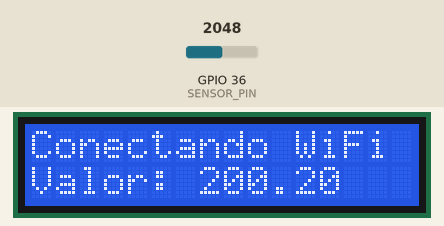
The sketch below on a simulated ESP32. Shown: 16×2 character LCD. The test bench sets the inputs (shaded band); at power-on: GPIO 36 (SENSOR_PIN) = 2048. WiFi joins after 1.5 s; servers stay silent unless stated; what the sketch prints to the serial monitor is not drawn.

Above: at 2.7 s.
2.8 s: GPIO 36 (SENSOR_PIN) set to 2866
At 4.8 s:
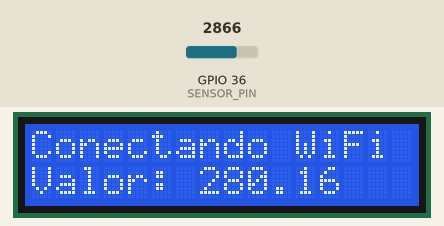
5.5 s: GPIO 36 (SENSOR_PIN) set to 3603
At 6.4 s:
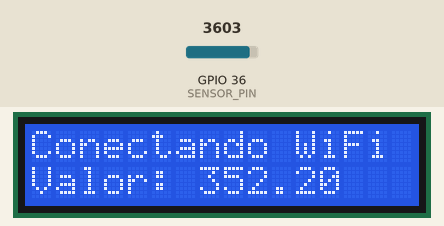
8.2 s: GPIO 36 (SENSOR_PIN) set to 4095
At 10.8 s:
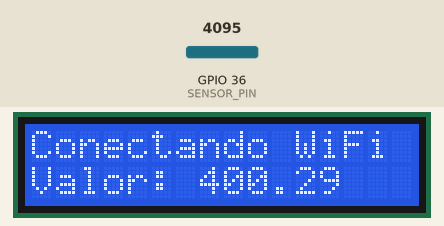
Timing chart, 0 to 12.3 s (numbered marks = the images above; inputs shaded):
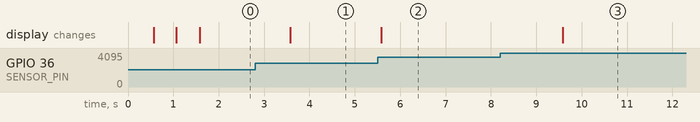

Measured:
- after the input at 2.8 s, the display: changes after 0.78 s (image 1)
- after the input at 5.5 s, the display: changes after 0.08 s (image 2)
- after the input at 8.2 s, the display: changes after 1.4 s (image 3)

The sketch:

T0_3_Comunicacao_WiFi.ino
```cpp
// T0_3_Comunicacao_WiFi.ino
// Função: Controle e Monitoramento
// Artifact ID: 75562dd6-a594-459c-b571-14ac81de3abd
// Versão: v1.0.1
// Data: 2025-04-20
// Iteração: 34
// Requisitos: RC2.2 (Comunicação Remota)
// Descrição: Estabelece conexão WiFi e envia dados de um sensor analógico (simulando monitoramento) para o Serial Monitor, simulando envio remoto.
// Diretório: docs/V1.01/codes/Controle_e_Monitoramento/T0_3

#include <WiFi.h>
#include <LiquidCrystal.h>

#define SENSOR_PIN A0 // Pino analógico para simular sensor
const char* ssid = "SUA_REDE_WIFI";
const char* password = "SUA_SENHA_WIFI";
LiquidCrystal lcd(12, 11, 5, 4, 3, 2); // Pinos do LCD

void setup() {
  Serial.begin(9600);
  while (!Serial) {
    ;
  }
  Serial.println("Teste T0.3 - Comunicação WiFi Iniciado");

  lcd.begin(16, 2);
  lcd.print("Conectando WiFi");

  Serial.print("Conectando à rede: ");
  Serial.println(ssid);
  WiFi.begin(ssid, password);
  int wifiAttempts = 0;
  while (WiFi.status() != WL_CONNECTED && wifiAttempts < 20) {
    delay(500);
    Serial.print(".");
    lcd.setCursor(wifiAttempts % 16, 1);
    lcd.print(".");
    wifiAttempts++;
  }
  if (WiFi.status() == WL_CONNECTED) {
    Serial.println("");
    Serial.println("WiFi conectado. IP: " + WiFi.localIP().toString());
    lcd.setCursor(0, 1);
    lcd.print("IP:");
    lcd.print(WiFi.localIP());
  } else {
    Serial.println("Erro: Falha ao conectar ao WiFi!");
    lcd.setCursor(0, 1);
    lcd.print("Erro WiFi!");
    while (1);
  }
}

void loop() {
  int sensorValue = analogRead(SENSOR_PIN);
  float scaledValue = sensorValue * (100.0 / 1023.0); // Escala 0-100 para simulação

  lcd.setCursor(0, 1);
  lcd.print("Valor: ");
  lcd.print(scaledValue);
  lcd.print("   ");

  Serial.print("Sensor: ");
  Serial.print(scaledValue);
  Serial.println(" (enviado remotamente)");
  delay(2000);
}
```
